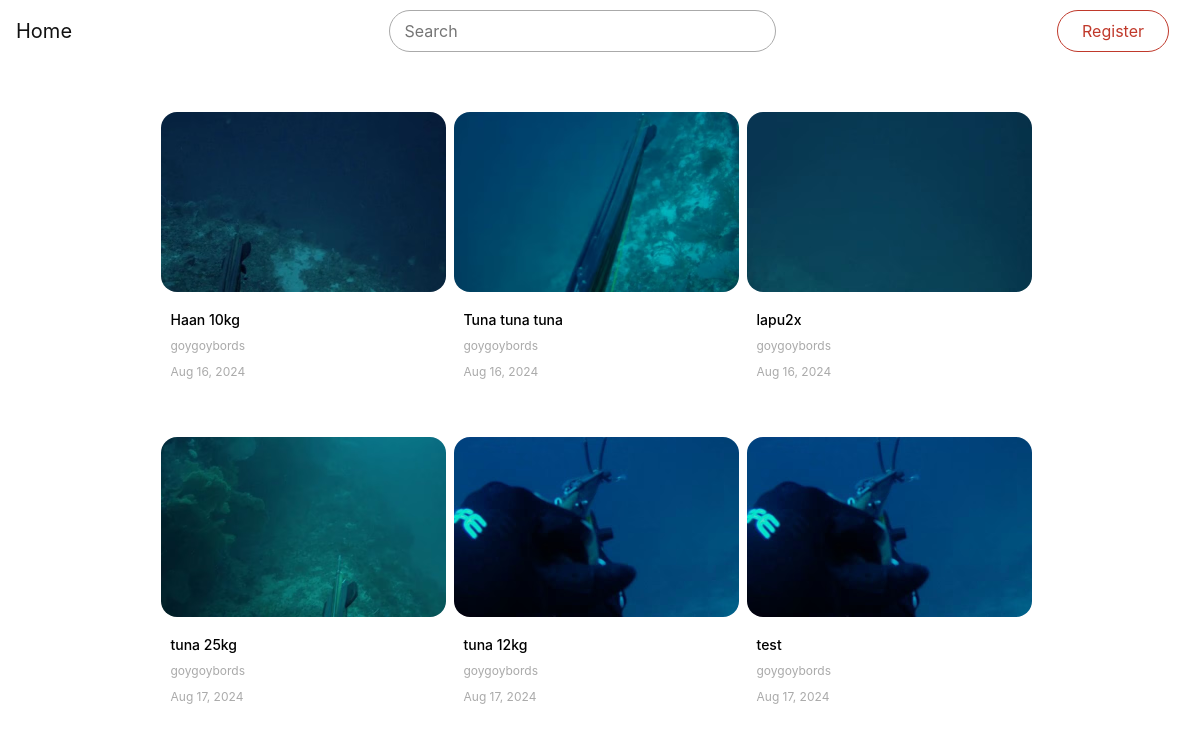
The page / on the database its author committed.
### main/models.py (models this page shows, shortened)
class Video(models.Model):
    title       = models.CharField(max_length=100)
    description = models.TextField()
    video_file  = models.FileField(upload_to="uploads/videos",
                                validators = [FileExtensionValidator(allowed_extensions=video_extensions)])
    thumbnail   = models.FileField(upload_to="uploads/thumbnails",
                                validators = [FileExtensionValidator(allowed_extensions=thumb_extensions)])
    date_posted = models.DateTimeField(default=timezone.now)
    uploader    = models.ForeignKey(User, on_delete=models.CASCADE)

### main/views.py (the view)
# urls.py: path('', views.index, name="home"),
def index(request):
    videos = Video.objects.all()
    return render(request, 'layouts/home.html', {'videos': videos})

### templates/layouts/home.html (shortened to what this page needs)
{% extends 'layouts/index.html' %}
{% block content %}
    <div class="container">
        <div class="row justify-content-center">
            {% for video in videos %}
            <div class="card col-md-3 col-sm-12 mr-md-2 mt-5 p-3 border-0">
                <a href="{% url 'view_video' video.id %}"><img src="{{ video.thumbnail.url }}" width="256" height="144"/></a>
                <div class="card-body">
                    <a class="link-text" href="{% url 'view_video' video.id %}"><h5 class="text-center">{{ video.title }}</h5></a>
                    <p class="text-muted text-center m-0"> {{ video.uploader }}</p>
                    <p class="text-muted text-center"> {{ video.date_posted | date:"M d, Y" }}</p>
                </div>
            </div>
            {% endfor %}
        </div>
    </div>
{% endblock content %}

### templates/layouts/index.html (shortened to what this page needs)
{% load static %}
<!doctype html>
<html lang="en">
  <head>
    <link href="https://unpkg.com/@videojs/themes@1/dist/sea/index.css" rel="stylesheet">
    <link href="https://vjs.zencdn.net/7.8.3/video-js.css" rel="stylesheet" />
    <link href="https://stackpath.bootstrapcdn.com/bootstrap/4.5.0/css/bootstrap.min.css" rel="stylesheet">
    <link rel="stylesheet" href="{% static 'css/style.css' %}">
  </head>
  <body>
    <div class="padding-navbar"></div>
    {% include 'layouts/navigation.html' %}
    {% block content %}
    {% endblock content %}
  </body>
</html>

### templates/layouts/navigation.html (shortened to what this page needs)
<nav class="navbar navbar-expand-lg fixed-top">
    <a href="{% url 'home' %}" class="navbar-brand">Home</a>
    <div class="collapse navbar-collapse" id="navbarSupportedContent">
        <form class="navbar-search" method="GET" action="">
            <input class="navbar-search-input" name="q" type="text" placeholder="Search" aria-label="Search" value={{ request.GET.q }}>
            <button type="submit" class="navbar-search-button"></button>
        </form>
        <ul class="navbar-nav">
            {% if user.is_authenticated %}
                <li class="nav-item dropdown">
                    <a class="nav-link" href="#" id="navbarDropdown" role="button" data-toggle="dropdown" aria-haspopup="true" aria-expanded="false">
                        <img src="" width="35" height="35" class="d-inline-block rounded-circle" alt="Profile">
                    </a>
                    <div class="dropdown-menu dropdown-menu-right" aria-labelledby="navbarDropdown">
                        <a class="dropdown-item" href="">View Profile</a>
                        <a class="dropdown-item" href="">Edit Profile</a>
                        <a class="dropdown-item" href="{% url 'logout' %}" onclick="event.preventDefault(); document.getElementById('logout-form').submit();">Sign Out</a>
                        <form id="logout-form" action="{% url 'logout' %}" method="POST" style="display: none;">
                            {% csrf_token %}
                            <button type="submit">Logout</button>
                        </form>
                    </div>
                </li>
            {% else %}
                <li class="nav-item">
                    <a class="nav-link" href="{% url 'register' %}">Register</a>
                </li>
            {% endif %}
        </ul>
    </div>
</nav>

### static/css/style.css (style rules this page uses)
.link-text { color: #333; transition: .3s; }
.navbar { background-color: rgba(255,255,255,1); padding-top:10px !important; padding-bottom: 10px !important; }
.navbar-brand { display: inline-block; padding-top: 0.3125rem; padding-bottom: 0.3125rem; margin-right: 1rem; font-size: 1.25rem; line-height: inherit; white-space: nowrap; color: #111111; transition: 0.3s; }
.navbar-search { flex: 1; text-align: center; }
.navbar-search-input { color: black; padding: 8px; padding-left: 15px; border: 1px solid #aaa; border-radius: 24px; width: 40%; outline: none; background-color: rgba(255,255,255,1); }
.navbar-search-button { padding: 4px; padding-left: 8px; padding-right: 8px; border: 1px solid transparent !important; border-radius: 24px; background-color: #fff; color: #333; font-size: auto; margin-left: -42px; transition: 0.3s; }
body { background-color: #fff; color: rgba(44,47,51,1); }
.nav-link { color: #c0392b; margin-right: 15px; transition: 0.3s; padding-left:24px !important; padding-right: 24px !important; border:1px solid #c0392b; border-radius: 24px; }
.navbar-nav .nav-item { align-content: center; }
.card { color: white; background-color: rgba(66,69,73,0); padding:0 !important; }
.card img { border-radius:16px; object-fit: cover; object-position: center; height:180px; width:100%; }
.card .card-body { padding:8px 10px !important; text-align: left; margin-top: 4px; }
.card .card-body .link-text h5 { padding-top:8px; font-size:14px; text-align: left !important; color:#000 !important; }
.card .card-body p,.card .card-body p.text-center { font-size:12px; text-align: left !important; color:#aaa !important; margin-bottom: 0 !important; margin-top: 8px; }
.link-text { color:black; transition: 0.3s; }
.text-muted { color: #c5c5c5!important; }
.container { margin:auto; }
.padding-navbar { padding-top: 4em; }

### rows shown on the page
Video: thumbnail (picture), title "Haan 10kg", uploader "goygoybords", date_posted "Aug 16, 2024"
Video: thumbnail (picture), title "Tuna tuna tuna", uploader "goygoybords", date_posted "Aug 16, 2024"
Video: thumbnail (picture), title "lapu2x", uploader "goygoybords", date_posted "Aug 16, 2024"
Video: thumbnail (picture), title "tuna 25kg", uploader "goygoybords", date_posted "Aug 17, 2024"
Video: thumbnail (picture), title "tuna 12kg", uploader "goygoybords", date_posted "Aug 17, 2024"
Video: thumbnail (picture), title "test", uploader "goygoybords", date_posted "Aug 17, 2024"
